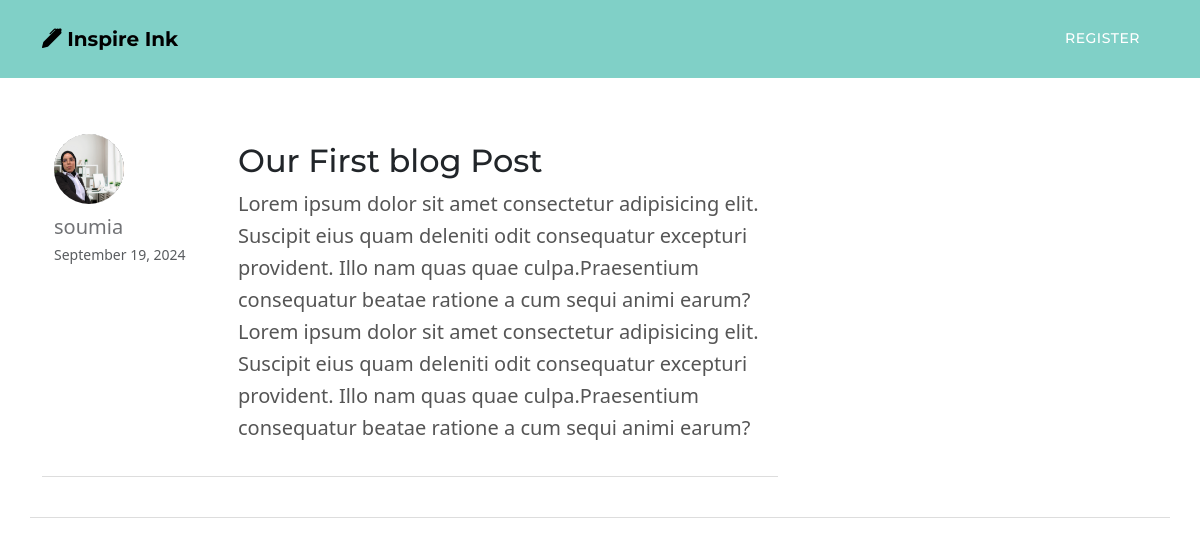
Screenshot of /post/9/ with the database file from the repository.
### main/models.py (models this page shows, shortened)
class Post(models.Model):
    title = models.CharField(max_length=100)
    content = models.TextField()
    date_posted = models.DateTimeField(default=timezone.now)
    category = models.CharField(max_length=100, default="not-listed")
    author = models.ForeignKey(User, on_delete=models.CASCADE)

### users/models.py (models this page shows, shortened)
class Profile(models.Model):
    user = models.OneToOneField(User, on_delete=models.CASCADE)
    image = models.ImageField(default='default.png', upload_to='profiles_pics')

### main/views.py (the view)
# urls.py: path("post/<int:pk>/", PostDetailView.as_view(), name="post-detail"),
class PostDetailView(DetailView):
     model = Post
     template_name = 'post_detail.html'

### main/templates/post_detail.html
{% extends 'base.html' %} {% block content %}
<div class="container mt-4">
  <div class="row mb-4">
    <div class="col-md-3">
      <img
        src="{{ post.author.profile.image.url }}"
        class="rounded-circle img-fluid profile-img"
        alt="profile pic"
      />
      <p class="mt-2 mb-0 font-weight-bold">{{ object.author }}</p>
      <small class="text-muted">{{ object.date_posted|date:"F d, Y" }}</small>
    </div>
    <div class="col-md-9">
      <h2 class="post-title">
        <h2 class="text-dark">{{object.title}}</h2>
      </h2>
      <p class="post-content">{{ object.content }}</p>
    </div>
  </div>
</div>
{% endblock content %}

### main/static/main/css/templatemo-topic-listing.css (style rules this page uses)
:root { --white-color: #ffffff; --primary-color: #13547a; --secondary-color: #80d0c7; --section-bg-color: #f0f8ff; --custom-btn-bg-color: #80d0c7; --custom-btn-bg-hover-color: #13547a; --dark-color: #000000; --p-color: #717275; --border-color: #7fffd4; --link-hover-color: #13547a; --body-font-family: "Open Sans", sans-serif; --title-font-family: "Montserrat", sans-serif; --h1-font-size: 58px; --h2-font-size: 46px; --h3-font-size: 32px; --h4-font-size: 28px; --h5-font-size: 24px; --h6-font-size: 22px; --p-font-size: 20px; --menu-font-size: 14px; --btn-font-size: 18px; --copyright-font-size: 16px; --border-radius-large: 100px; --border-radius-medium: 20px; --border-radius-small: 10px; --font-weight-normal: 400; --font-weight-medium: 500; --font-weight-semibold: 600; --font-weight-bold: 700; }
body { background-color: var(--white-color); font-family: var(--body-font-family); }
h2, h3, h4, h5, h6 { color: var(--dark-color); }
h1, h2, h3, h4, h5, h6 { font-family: var(--title-font-family); font-weight: var(--font-weight-semibold); }
h2 { font-size: var(--h2-font-size); font-weight: var(--font-weight-bold); }
p { color: var(--p-color); font-size: var(--p-font-size); font-weight: var(--font-weight-normal); }
.profile-img { width: 70px; height: 70px; object-fit: cover; }
.post-title { font-size: 1.8rem; margin-bottom: 0.5rem; }
.post-content { color: #555; line-height: 1.6; }
.row { border-bottom: 1px solid #ddd; padding-bottom: 1rem; padding-top: 1rem; }

### rows the page displays
Post: author.profile.image (picture), author "soumia", date_posted "September 19, 2024", title "Our First blog Post", content "Lorem ipsum dolor sit amet consectetur adipisicing elit. Suscipit eius quam deleniti odit consequatur excepturi provident. Illo nam quas quae culpa.Praesentium consequatur beatae ratione a cum sequi animi earum? Lorem ipsum dolor sit amet consectetur adipisicing elit. Suscipit eius quam deleniti odit consequatur excepturi provident. Illo nam quas quae culpa.Praesentium consequatur beatae ratione a cum sequi animi earum?"
